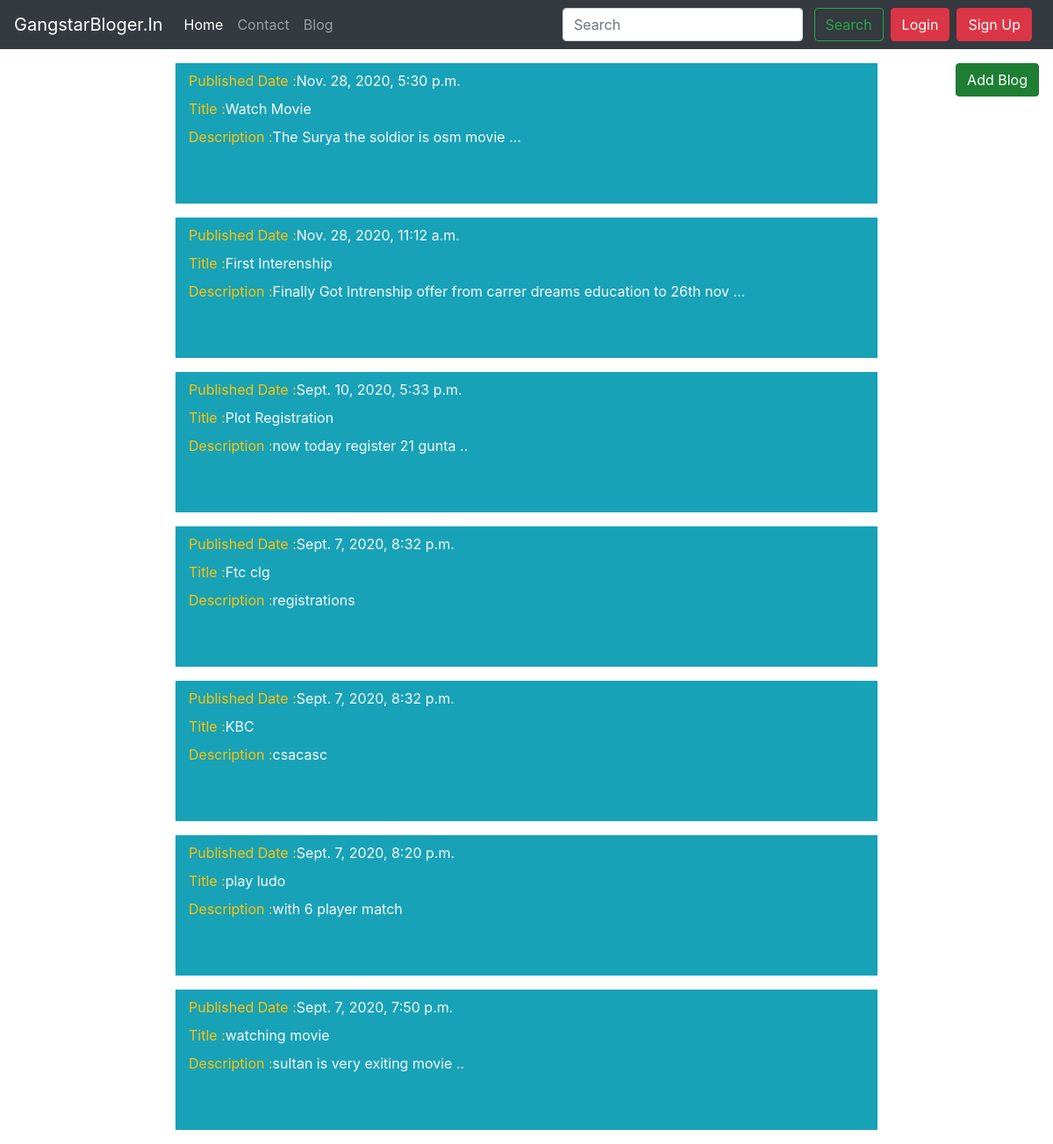
The page / on the database its author committed.
### geeks_app/models.py (models this page shows, shortened)
class GeeksModel(models.Model):
    title = models.CharField(max_length = 200)
    description = models.TextField()
    date_T = models.DateTimeField(verbose_name=("Right Now Date"), auto_now_add=True, null=True)

### geeks_app/views.py (the view)
# urls.py: path('',views.geeksView,name="blogMain"),
def geeksView(request):
    a = GeeksModel.objects.order_by('-date_T')
    return render(request,'index.html',{'result':a})

### geeks_app/templates/index.html (shortened to what this page needs)
<!DOCTYPE html>
<html lang="en">
<head>
  <link rel="stylesheet" href="https://stackpath.bootstrapcdn.com/bootstrap/4.5.2/css/bootstrap.min.css"
>
</head>
<body>
  <nav class="navbar navbar-expand-lg navbar-dark bg-dark">
    <a class="navbar-brand" href="/">GangstarBloger.In</a>
    <div class="collapse navbar-collapse float-right" id="navbarSupportedContent">
      <ul class="navbar-nav mr-auto ">
        <li class="nav-item active">
          <a class="nav-link" href="/">Home <span class="sr-only">(current)</span></a>
        </li>
        <li class="nav-item">
          <a class="nav-link" href="/contact_us">Contact</a>
        </li>
        <li class="nav-item ">
          <a class="nav-link" href="/addingBlog">Blog </a>
        </li>
      </ul>
      <div class="ml-auto form-inline ">
        <form class=" my-2 my-lg-0">
          <input class="form-control mr-sm-2" type="search" placeholder="Search" aria-label="Search">
          <button class="btn btn-outline-success my-2 my-sm-0 mr-2" type="submit">Search</button>
        </form>
        {% if user.is_authenticated %}
        <ul class="navbar-nav ml-auto">
          <li class="nav-item dropdown">
            <a class="nav-link dropdown-toggle"  id="navbarDropdown" role="button" data-toggle="dropdown"
              aria-haspopup="true" aria-expanded="false">
              Welcome, {{request.user}}
            </a>
            <div class="dropdown-menu" aria-labelledby="navbarDropdown">
              <a class="dropdown-item" href="/logout_handle">Logout</a>
              <a class="dropdown-item" href="/admin_panel">Admin-Panel</a>
            </div>
          </li>
        </ul>
        {% else %}
        <button type="button" class="btn btn-danger mr-2" data-toggle="modal" data-target="#login_modal">
          Login
        </button>
        <button type="button" class="btn btn-danger mr-2" data-toggle="modal" data-target="#signin_modal">
          Sign Up
        </button>
        {% endif %}
      </div>
    </div>
  </nav>
  {% if user.is_authenticated %}
     <a href="/addingBlog" class="btn btn-success my-3 mx-3 float-right active" role="button" aria-pressed="true">Add
      Blog</a>
  {% else %}
     <button type="button" class="btn btn-success my-3 mx-3 float-right active" data-toggle="modal" data-target="#signin_modal">
      Add Blog
    </button>
  {% endif %}
  {% for i in result %}
  <div class="container col-8 bg-info text-white my-3 py-2">
    <label class="text-warning">Published Date : </label><label class="text-light">{{ i.date_T }}</label><br>
    <label class="text-warning">Title : </label><label class="text-light">{{ i.title }}</label><br>
    <label class="text-warning">Description : </label><label class="text-light">{{ i.description }}</label><br>
    <br> <br>
  </div>
  {%  endfor %}
</body>
</html>

### rows shown on the page
GeeksModel: date_T "Nov. 28, 2020, 5:30 p.m.", title "Watch Movie", description "The Surya the soldior is osm movie ..."
GeeksModel: date_T "Nov. 28, 2020, 11:12 a.m.", title "First Interenship", description "Finally Got Intrenship offer from carrer dreams education to 26th nov ..."
GeeksModel: date_T "Sept. 10, 2020, 5:33 p.m.", title "Plot Registration", description "now today register 21 gunta .."
GeeksModel: date_T "Sept. 7, 2020, 8:32 p.m.", title "Ftc clg", description "registrations"
GeeksModel: date_T "Sept. 7, 2020, 8:32 p.m.", title "KBC", description "csacasc"
GeeksModel: date_T "Sept. 7, 2020, 8:20 p.m.", title "play ludo", description "with 6 player match"
GeeksModel: date_T "Sept. 7, 2020, 7:50 p.m.", title "watching movie", description "sultan is very exiting movie .."
